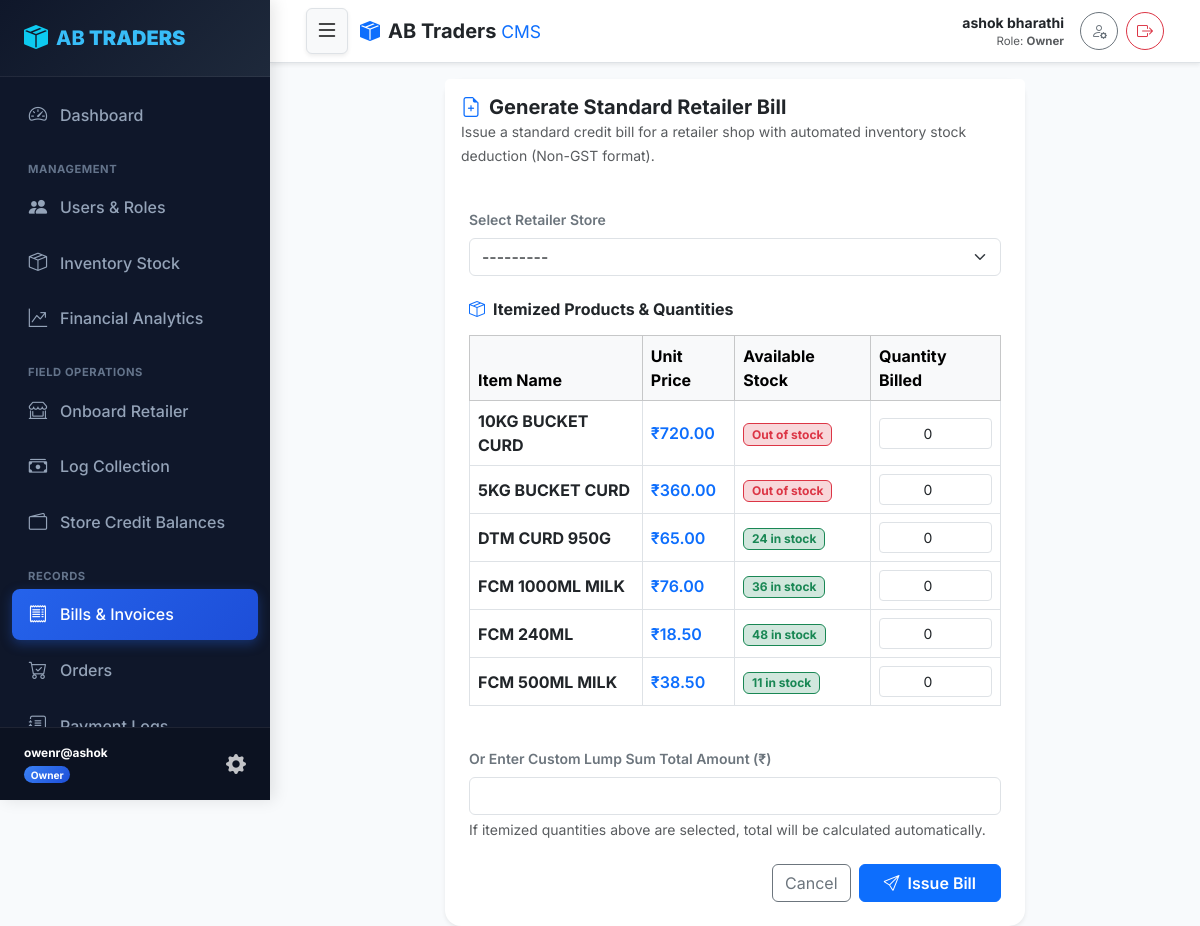
/bills/create/ (signed in), run on the app's committed database.
### core/models.py (models this page shows, shortened)
class User(AbstractUser):
    class Role(models.TextChoices):
        SUPERUSER = 'SUPERUSER', 'SuperUser'
        OWNER = 'OWNER', 'Owner'
        STAFF = 'STAFF', 'Staff'
        RETAILER = 'RETAILER', 'Retailer'
    role = models.CharField(max_length=20, choices=Role.choices, default=Role.RETAILER)
    phone_number = models.CharField(max_length=15, unique=True, blank=True, null=True)
    is_locked = models.BooleanField(default=False, help_text="Locked users cannot log in.")
    def is_superuser_role(self):
        return self.role == self.Role.SUPERUSER or self.is_superuser
    def is_owner_role(self):
        return self.role == self.Role.OWNER
    @property
    def display_name(self):
        full_name = self.get_full_name().strip()
        return full_name if full_name else self.username

class Item(models.Model):
    name = models.CharField(max_length=100)
    description = models.TextField(blank=True, null=True)
    price = models.DecimalField(max_digits=10, decimal_places=2)
    stock_quantity = models.IntegerField(default=0)
    created_at = models.DateTimeField(auto_now_add=True)
    updated_at = models.DateTimeField(auto_now=True)

### core/views.py (the view)
# urls.py: path('bills/create/', views.bill_create_view, name='bill_create'),
@role_required(['SUPERUSER', 'OWNER', 'STAFF'])
def bill_create_view(request):
    items = Item.objects.all().order_by('name')
    if request.method == 'POST':
        form = BillForm(request.POST)
        if form.is_valid():
            bill = form.save(commit=False)
            bill.created_by = request.user
            bill.bill_number = f"BILL-{timezone.now().strftime('%Y%m%d')}-{uuid.uuid4().hex[:6].upper()}"
            bill.status = 'pending'
            total_calc = Decimal('0.00')
            bill_items_to_create = []
            for key, val in request.POST.items():
                if key.startswith('quantity_'):
                    item_id = key.split('_')[1]
                    try:
                        qty = int(val)
                        if qty > 0:
                            item_obj = Item.objects.get(pk=item_id)
                            bill_items_to_create.append((item_obj, qty, item_obj.price))
                            total_calc += (Decimal(qty) * item_obj.price)
                    except (ValueError, Item.DoesNotExist):
                        pass
            if bill_items_to_create:
                bill.total_amount = total_calc
            elif not bill.total_amount:
                bill.total_amount = Decimal('0.00')
            bill.save()
            from .models import BillItem
            for item_obj, qty, price in bill_items_to_create:
                BillItem.objects.create(
                    bill=bill,
                    item=item_obj,
                    quantity=qty,
                    price=price
                )
                item_obj.stock_quantity -= qty
                item_obj.save()
            messages.success(request, f"Bill #{bill.bill_number} generated for {bill.retailer.shop_name}! Stock updated automatically.")
            return redirect('bill_list')
    else:
        retailer_id = request.GET.get('retailer_id')
        initial = {}
        if retailer_id:
            initial['retailer'] = retailer_id
        form = BillForm(initial=initial)
    return render(request, 'bill_create.html', {'form': form, 'items': items})

### core/templates/bill_create.html (shortened to what this page needs)
{% extends 'base.html' %}
{% block content %}
<div class="row justify-content-center">
    <div class="col-md-9 col-lg-8">
        <div class="card shadow-sm border-0 rounded-4">
            <div class="card-header bg-white py-3 border-0">
                <h5 class="fw-bold mb-0 text-dark"><i class="bi bi-file-earmark-plus text-primary me-2"></i>Generate Standard Retailer Bill</h5>
                <small class="text-muted">Issue a standard credit bill for a retailer shop with automated inventory stock deduction (Non-GST format).</small>
            </div>
            <div class="card-body p-4">
                <form method="post">
                    <div class="mb-4">
                        <label for="id_retailer" class="form-label text-secondary small fw-semibold">Select Retailer Store</label>
                        {{ form.retailer }}
                    </div>
                    <h6 class="fw-bold mb-3"><i class="bi bi-box-seam me-2 text-primary"></i>Itemized Products & Quantities</h6>
                    <div class="table-responsive mb-4">
                        <table class="table table-bordered align-middle">
                            <thead class="table-light">
                                <tr>
                                    <th>Item Name</th>
                                    <th>Unit Price</th>
                                    <th>Available Stock</th>
                                    <th style="width: 130px;">Quantity Billed</th>
                                </tr>
                            </thead>
                            <tbody>
                                {% for item in items %}
                                <tr>
                                    <td class="fw-bold text-dark">{{ item.name }}</td>
                                    <td class="fw-semibold text-primary">₹{{ item.price }}</td>
                                    <td>
                                        {% if item.stock_quantity > 0 %}
                                            <span class="badge bg-success-subtle text-success border border-success">{{ item.stock_quantity }} in stock</span>
                                        {% else %}
                                            <span class="badge bg-danger-subtle text-danger border border-danger">Out of stock</span>
                                        {% endif %}
                                    </td>
                                    <td>
                                        <input type="number" name="quantity_{{ item.id }}" value="0" min="0" max="{{ item.stock_quantity }}" class="form-control form-control-sm text-center">
                                    </td>
                                </tr>
                                {% empty %}
                                <tr>
                                    <td colspan="4" class="text-center text-muted py-3">No inventory items available.</td>
                                </tr>
                                {% endfor %}
                            </tbody>
                        </table>
                    </div>
                    <div class="mb-4">
                        <label for="id_total_amount" class="form-label text-secondary small fw-semibold">Or Enter Custom Lump Sum Total Amount (₹)</label>
                        {{ form.total_amount }}
                        <small class="text-muted d-block mt-1">If itemized quantities above are selected, total will be calculated automatically.</small>
                    </div>
                    <div class="d-flex justify-content-end gap-2">
                        <a href="{% url 'bill_list' %}" class="btn btn-outline-secondary">Cancel</a>
                        <button type="submit" class="btn btn-primary fw-semibold px-4"><i class="bi bi-send me-1"></i> Issue Bill</button>
                    </div>
                </form>
            </div>
        </div>
    </div>
</div>
{% endblock %}

### core/templates/base.html (shortened to what this page needs)
{% load static %}
<!DOCTYPE html>
<html lang="en">
<head>
    <link href="https://cdn.jsdelivr.net/npm/bootstrap@5.3.2/dist/css/bootstrap.min.css" rel="stylesheet">
    <link rel="stylesheet" href="https://cdn.jsdelivr.net/npm/bootstrap-icons@1.11.2/font/bootstrap-icons.min.css">
    <link rel="stylesheet" href="{% static 'css/styles.css' %}">
</head>
<body>
    <div id="wrapper">
        {% if user.is_authenticated %}
        <aside id="sidebar-wrapper" class="sidebar-sticky">
            <div class="sidebar-heading d-flex align-items-center justify-content-between">
                <a href="{% url 'dashboard' %}" class="text-white text-decoration-none d-flex align-items-center">
                    <i class="bi bi-box-seam-fill me-2 text-info fs-4"></i>
                    <span>AB <strong>TRADERS</strong></span>
                </a>
            </div>
            <div class="list-group list-group-sidebar">
                <a href="{% url 'dashboard' %}" class="sidebar-link {% if request.resolver_match.url_name == 'dashboard' %}active{% endif %}">
                    <i class="bi bi-speedometer2"></i> Dashboard
                </a>
                {% if user.is_superuser_role or user.is_owner_role %}
                <div class="sidebar-section-title">Management</div>
                <a href="{% url 'user_list' %}" class="sidebar-link {% if 'user' in request.resolver_match.url_name %}active{% endif %}">
                    <i class="bi bi-people-fill"></i> Users & Roles
                </a>
                <a href="{% url 'inventory_list' %}" class="sidebar-link {% if 'inventory' in request.resolver_match.url_name or 'item' in request.resolver_match.url_name %}active{% endif %}">
                    <i class="bi bi-box-seam"></i> Inventory Stock
                </a>
                <a href="{% url 'owner_analytics' %}" class="sidebar-link {% if request.resolver_match.url_name == 'owner_analytics' %}active{% endif %}">
                    <i class="bi bi-graph-up-arrow"></i> Financial Analytics
                </a>
                {% endif %}
                {% if user.is_superuser_role or user.is_owner_role or user.is_staff_role %}
                <div class="sidebar-section-title">Field Operations</div>
                <a href="{% url 'onboard_retailer' %}" class="sidebar-link {% if request.resolver_match.url_name == 'onboard_retailer' %}active{% endif %}">
                    <i class="bi bi-shop-window"></i> Onboard Retailer
                </a>
                <a href="{% url 'log_collection' %}" class="sidebar-link {% if request.resolver_match.url_name == 'log_collection' %}active{% endif %}">
                    <i class="bi bi-cash-stack"></i> Log Collection
                </a>
                <a href="{% url 'credit_balances' %}" class="sidebar-link {% if request.resolver_match.url_name == 'credit_balances' %}active{% endif %}">
                    <i class="bi bi-wallet2"></i> Store Credit Balances
                </a>
                {% endif %}
                <div class="sidebar-section-title">Records</div>
                <a href="{% url 'bill_list' %}" class="sidebar-link {% if 'bill' in request.resolver_match.url_name %}active{% endif %}">
                    <i class="bi bi-receipt"></i> Bills & Invoices
                </a>
                <a href="{% url 'order_list' %}" class="sidebar-link {% if 'order' in request.resolver_match.url_name %}active{% endif %}">
                    <i class="bi bi-cart-check"></i> Orders
                </a>
                <a href="{% url 'collections_list' %}" class="sidebar-link {% if request.resolver_match.url_name == 'collections_list' %}active{% endif %}">
                    <i class="bi bi-journal-text"></i> Payment Logs
                </a>
            </div>
            <div class="sidebar-footer">
                <div class="d-flex align-items-center justify-content-between">
                    <div>
                        <div class="fw-bold text-white small text-truncate" style="max-width: 150px;">{{ user.username }}</div>
                        <span class="badge
                            {% if user.is_superuser_role %}badge-superuser
                            {% elif user.is_owner_role %}badge-owner
                            {% elif user.is_staff_role %}badge-staff
                            {% else %}badge-retailer{% endif %} rounded-pill mt-1">
                            {{ user.get_role_display }}
                        </span>
                    </div>
                    <a href="{% url 'profile' %}" class="text-white opacity-75 hover-opacity-100" title="My Profile"><i class="bi bi-gear-fill fs-5"></i></a>
                </div>
            </div>
        </aside>
        {% endif %}
        <div id="page-content-wrapper">
            {% if user.is_authenticated %}
            <nav class="navbar top-navbar sticky-top bg-white border-bottom shadow-sm py-2">
                <div class="container-fluid px-3 d-flex align-items-center justify-content-between flex-nowrap">
                    <div class="d-flex align-items-center gap-2">
                        <button type="button" class="btn btn-light me-1 shadow-sm border p-1 px-2" id="sidebarToggle" onclick="toggleSidebarMenu(event)" title="Toggle Navigation Menu">
                            <i class="bi bi-list fs-4"></i>
                        </button>
                        <a class="navbar-brand fw-extrabold text-dark d-flex align-items-center mb-0 me-0 me-md-3" href="{% url 'dashboard' %}">
                            <i class="bi bi-box-seam-fill me-2 text-primary"></i>
                            <span class="fw-bold fs-5 d-none d-sm-inline">AB Traders <span class="text-primary fw-normal small">CMS</span></span>
                        </a>
                    </div>
                    <div class="d-flex align-items-center gap-2">
                        <div class="text-end me-1 me-md-2 d-none d-sm-block">
                            <div class="fw-bold text-dark small text-truncate" style="max-width: 150px;">{{ user.display_name }}</div>
                            <div class="text-muted" style="font-size: 0.72rem;">Role: <strong>{{ user.get_role_display }}</strong></div>
                        </div>
                        <a href="{% url 'profile' %}" class="btn btn-outline-secondary btn-sm rounded-circle p-0 d-flex align-items-center justify-content-center" style="width: 38px; height: 38px;" title="My Profile">
                            <i class="bi bi-person-gear fs-6"></i>
                        </a>
                        <a href="{% url 'logout' %}" class="btn btn-outline-danger btn-sm rounded-circle p-0 d-flex align-items-center justify-content-center" style="width: 38px; height: 38px;" title="Logout">
                            <i class="bi bi-box-arrow-right fs-6"></i>
                        </a>
                    </div>
                </div>
            </nav>
            {% endif %}
            <div class="container-fluid px-3 px-md-4 pt-3">
                {% block content %}{% endblock %}
            </div>
        </div>
    </div>
</body>
</html>

### data on the page
User: username "owenr@ashok", role "Owner", display_name "ashok bharathi"
Item: name "10KG BUCKET CURD", price "720.00", shows "Out of stock", stock_quantity "0"
Item: name "5KG BUCKET CURD", price "360.00", shows "Out of stock", stock_quantity "0"
Item: name "DTM CURD 950G", price "65.00", stock_quantity "24"
Item: name "FCM 1000ML MILK", price "76.00", stock_quantity "36"
Item: name "FCM 240ML", price "18.50", stock_quantity "48"
Item: name "FCM 500ML MILK", price "38.50", stock_quantity "11"
